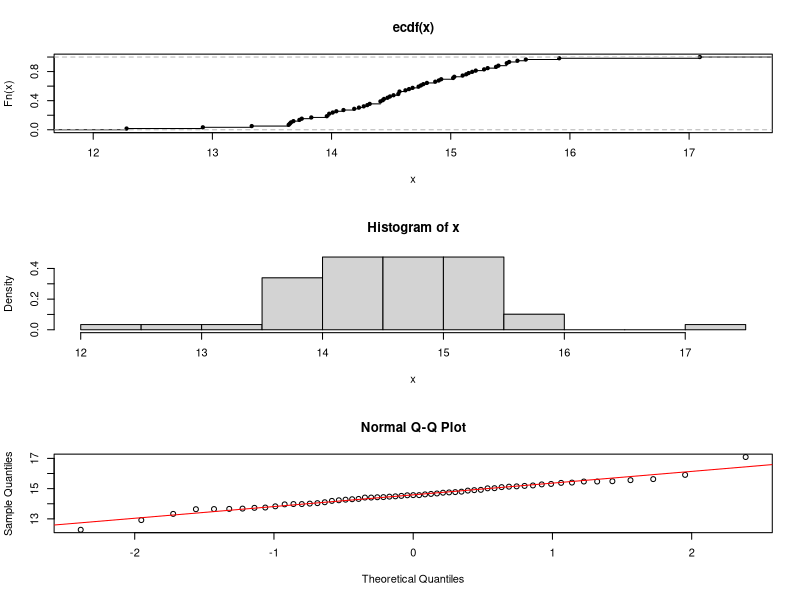

Write the R code that produced this figure.
# 10.6

x <- c(14.27, 14.8, 12.28, 17.09, 15.1, 12.92, 15.56, 15.38,
        15.15, 13.98, 14.9, 15.91, 14.52, 15.63, 13.83, 13.66,
        13.98, 14.47, 14.65, 14.73, 15.18, 14.49, 14.56, 15.03,
        15.4, 14.68, 13.33, 14.41, 14.19, 15.21, 14.75, 14.41,
        14.04, 13.68, 15.31, 14.32, 13.64, 14.77, 14.3, 14.62,
        14.1, 15.47, 13.73, 13.65, 15.02, 14.01, 14.92, 15.47,
        13.75, 14.87, 15.28, 14.43, 13.96, 14.57, 15.49, 15.13,
        14.23, 14.44, 14.57)

par(mfrow=c(3,1))
plot(ecdf(x))
hist(x, freq=FALSE)
qqnorm(x)
qqline(x,col='red')

quantile(x, c(.9,.75,.5,.25,.1))
qnorm(c(.9,.75,.5,.25,.1), mean(x), sd(x))